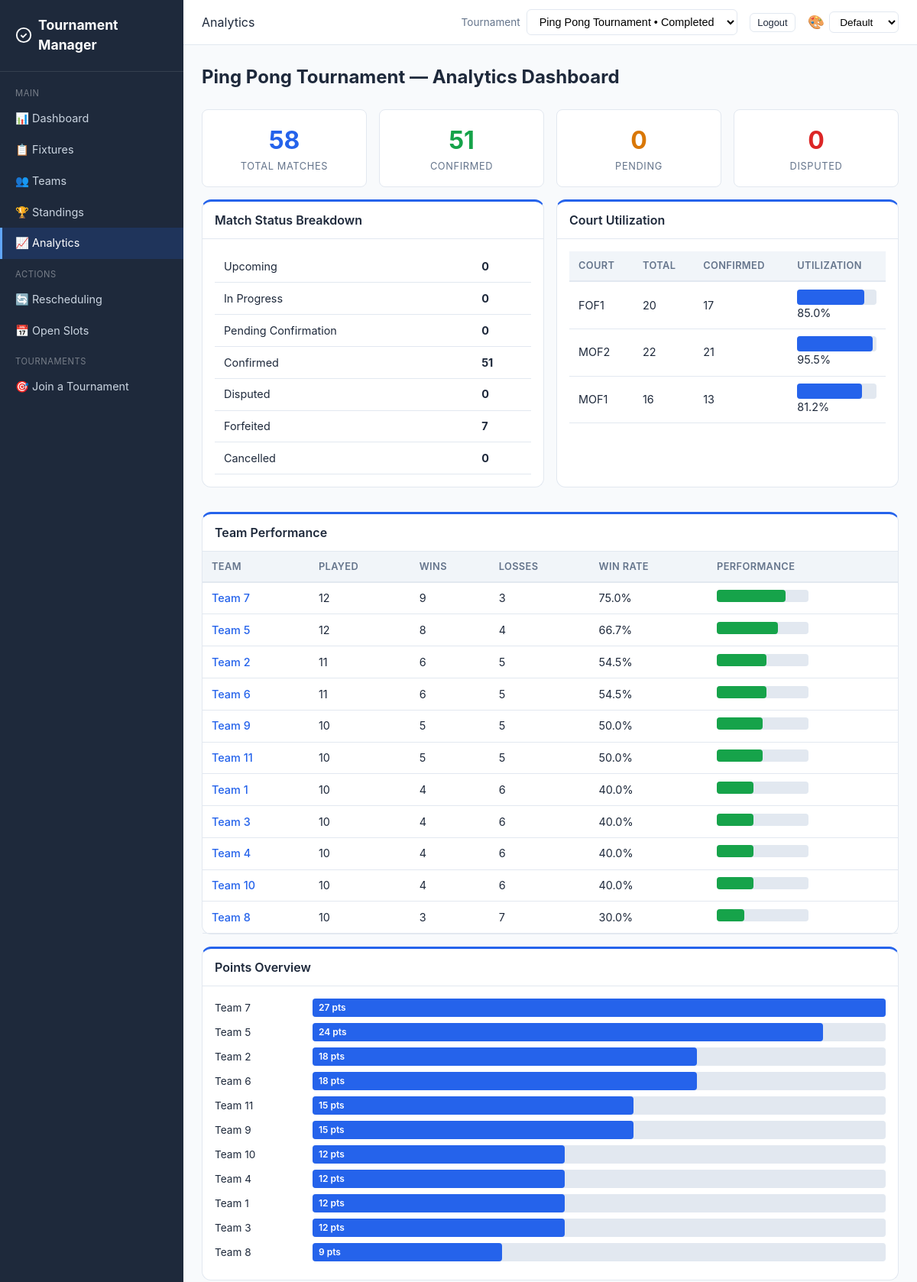
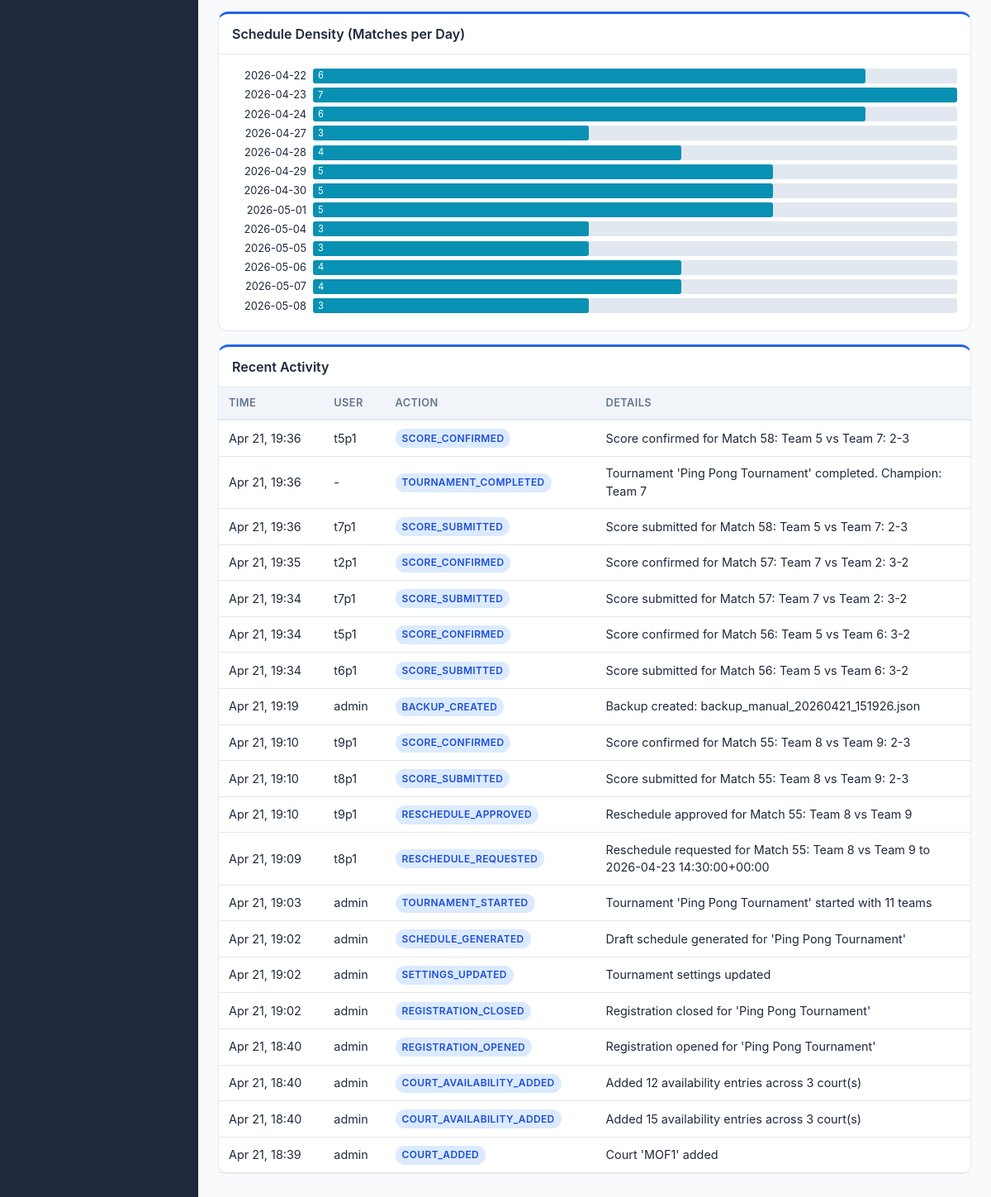
The app's page /analytics/ (signed in) with its own data (2 pictures, top to bottom).
### core/models.py (models this page shows, shortened)
class Tournament(models.Model):
    FORMAT_CHOICES = [
        ("round_robin", "Round Robin"),
        ("double_round_robin", "Double Round Robin"),
        ("knockout", "Knockout"),
        ("double_elimination", "Double Elimination"),
        ("consolation", "Consolation"),
        ("hybrid", "Hybrid (Groups + Knockout)"),
    ]
    SPORT_CHOICES = [
        ("badminton", "Badminton"),
        ("tennis", "Tennis"),
        ("volleyball", "Volleyball"),
        ("basketball", "Basketball"),
        ("soccer", "Soccer"),
        ("cricket", "Cricket"),
        ("table_tennis", "Table Tennis"),
        ("other", "Other"),
    ]
    WITHDRAWAL_POLICY_CHOICES = [
        ("forfeit", "Forfeit remaining matches"),
        ("void", "Void remaining matches"),
    ]
    name = models.CharField(max_length=200)
    sport_type = models.CharField(
        max_length=30, choices=SPORT_CHOICES, default="other",
        help_text="Type of sport for this tournament",
    )
    format = models.CharField(max_length=30, choices=FORMAT_CHOICES)
    players_per_team = models.IntegerField(
        default=1, help_text="Number of players required per team",
    )
    status = models.CharField(
        max_length=20,
        choices=[
            ("setup", "Setup"),
            ("registration_open", "Registration Open"),
            ("ready", "Ready for Scheduling"),
            ("scheduled", "Schedule Draft Ready"),
            ("active", "Active"),
            ("completed", "Completed"),
        ],
        default="setup",
    )
    created_at = models.DateTimeField(auto_now_add=True)
    started_at = models.DateTimeField(null=True, blank=True)
    completed_at = models.DateTimeField(null=True, blank=True)
    start_date = models.DateField(
        default=timezone.localdate,
        null=True,
        blank=True,
        help_text="Date from which automatic scheduling should begin",
    )
    expected_teams_count = models.PositiveIntegerField(
        default=0,
        blank=True,
        help_text="Expected number of teams before the tournament can start",
    )
    points_per_win = models.IntegerField(default=3)
    points_per_loss = models.IntegerField(default=0)
    points_per_draw = models.IntegerField(default=1)
    tiebreaker_order = models.TextField(
        default='["game_diff", "games_won", "head_to_head"]'
    )
    num_groups = models.IntegerField(default=2, help_text="For hybrid format")
    teams_per_group_advance = models.IntegerField(
        default=2, help_text="Teams advancing from each group"
    )
    withdrawal_policy = models.CharField(
        max_length=20, choices=WITHDRAWAL_POLICY_CHOICES, default="forfeit"
    )
    default_match_duration = models.IntegerField(
        default=30, help_text="Minutes per match"
    )
    champion = models.ForeignKey(
        "Team",
        null=True,
        blank=True,
        on_delete=models.SET_NULL,
        related_name="championships",
        help_text="Team that won the tournament",
    )
    def get_tiebreaker_order(self):
        return json.loads(self.tiebreaker_order)

class Court(models.Model):
    tournament = models.ForeignKey(
        Tournament, on_delete=models.CASCADE, related_name="courts"
    )
    name = models.CharField(max_length=100)
    is_available = models.BooleanField(default=True)
    class Meta:
        unique_together = ["tournament", "name"]

class Team(models.Model):
    STATUS_CHOICES = [
        ("active", "Active"),
        ("withdrawn", "Withdrawn"),
    ]
    user = models.ForeignKey(User, on_delete=models.CASCADE, related_name="captained_teams")
    tournament = models.ForeignKey(
        Tournament, on_delete=models.CASCADE, related_name="teams"
    )
    name = models.CharField(max_length=100)
    department = models.CharField(max_length=120, blank=True, default="")
    status = models.CharField(max_length=20, choices=STATUS_CHOICES, default="active")
    withdrawn_at = models.DateTimeField(null=True, blank=True)
    group = models.CharField(max_length=5, blank=True, default="")
    preferred_courts = models.ManyToManyField(Court, blank=True, related_name="preferred_by")
    availability_notes = models.TextField(blank=True, default="")
    seed = models.IntegerField(default=0)
    class Meta:
        unique_together = [["tournament", "name"], ["tournament", "user"]]

class AuditLog(models.Model):
    user = models.ForeignKey(
        User, on_delete=models.SET_NULL, null=True, blank=True
    )
    action = models.CharField(max_length=100)
    details = models.TextField(default="")
    ip_address = models.GenericIPAddressField(null=True, blank=True)
    timestamp = models.DateTimeField(auto_now_add=True)
    tournament = models.ForeignKey(
        Tournament, on_delete=models.CASCADE, null=True, blank=True, related_name="audit_logs"
    )
    class Meta:
        ordering = ["-timestamp"]

### core/views.py (the view)
# urls.py: path("analytics/", views.analytics_view, name="analytics"),
@login_required
def analytics_view(request):
    tournament = _get_tournament(request)
    if not tournament:
        return render(request, "core/analytics.html", _tournament_context(request, tournament))
    matches = tournament.matches.all()
    teams = tournament.teams.all()
    match_stats = {
        "total": matches.count(),
        "confirmed": matches.filter(status="confirmed").count(),
        "upcoming": matches.filter(status="upcoming").count(),
        "in_progress": matches.filter(status="in_progress").count(),
        "pending": matches.filter(status="pending_confirmation").count(),
        "disputed": matches.filter(status="disputed").count(),
        "forfeited": matches.filter(status="forfeited").count(),
        "cancelled": matches.filter(status="cancelled").count(),
    }
    courts = tournament.courts.all()
    court_stats = []
    for court in courts:
        total = matches.filter(court=court).count()
        confirmed = matches.filter(court=court, status="confirmed").count()
        court_stats.append({
            "court": court, "total_matches": total, "confirmed_matches": confirmed,
            "utilization": round(confirmed / total * 100, 1) if total > 0 else 0,
        })
    team_stats = []
    for team in teams.filter(status="active"):
        team_matches = matches.filter(Q(team1=team) | Q(team2=team))
        wins = team_matches.filter(winner=team).count()
        played = team_matches.filter(status__in=["confirmed", "forfeited"]).count()
        team_stats.append({
            "team": team, "played": played, "wins": wins, "losses": played - wins,
            "win_rate": round(wins / played * 100, 1) if played > 0 else 0,
        })
    team_stats.sort(key=lambda x: x["win_rate"], reverse=True)
    schedule_density = defaultdict(int)
    for m in matches.filter(scheduled_time__isnull=False):
        day = m.scheduled_time.strftime("%Y-%m-%d")
        schedule_density[day] += 1
    schedule_density = dict(sorted(schedule_density.items()))
    withdrawn = teams.filter(status="withdrawn")
    withdrawal_info = []
    for team in withdrawn:
        affected = matches.filter(Q(team1=team) | Q(team2=team), status__in=["forfeited", "cancelled"]).count()
        withdrawal_info.append({"team": team, "affected_matches": affected, "withdrawn_at": team.withdrawn_at})
    recent_logs = AuditLog.objects.filter(tournament=tournament).order_by("-timestamp")[:20]
    context = {
        "tournament": tournament, "match_stats": match_stats, "court_stats": court_stats,
        "team_stats": team_stats, "schedule_density": json.dumps(schedule_density),
        "withdrawal_info": withdrawal_info, "recent_logs": recent_logs,
    }
    if tournament.format in ("round_robin", "double_round_robin", "hybrid"):
        context["standings"] = calculate_standings(tournament)
    context.update(_tournament_context(request, tournament))
    return render(request, "core/analytics.html", context)

### templates/core/analytics.html (shortened to what this page needs)
{% extends "core/base.html" %}
{% block page_header %}Analytics{% endblock %}
{% block content %}
<h1 class="page-title">{% if tournament %}{{ tournament.name }} — {% endif %}Analytics Dashboard</h1>
{% if tournament %}
<div class="grid grid-4 mb-2">
    <div class="stat-card">
        <div class="stat-value">{{ match_stats.total }}</div>
        <div class="stat-label">Total Matches</div>
    </div>
    <div class="stat-card">
        <div class="stat-value" style="color:var(--success)">{{ match_stats.confirmed }}</div>
        <div class="stat-label">Confirmed</div>
    </div>
    <div class="stat-card">
        <div class="stat-value" style="color:var(--warning)">{{ match_stats.pending }}</div>
        <div class="stat-label">Pending</div>
    </div>
    <div class="stat-card">
        <div class="stat-value" style="color:var(--danger)">{{ match_stats.disputed }}</div>
        <div class="stat-label">Disputed</div>
    </div>
</div>
<div class="grid grid-2">
    <div class="card">
        <div class="card-header">Match Status Breakdown</div>
        <div class="card-body">
            <table>
                <tr><td>Upcoming</td><td><strong>{{ match_stats.upcoming }}</strong></td></tr>
                <tr><td>In Progress</td><td><strong>{{ match_stats.in_progress }}</strong></td></tr>
                <tr><td>Pending Confirmation</td><td><strong>{{ match_stats.pending }}</strong></td></tr>
                <tr><td>Confirmed</td><td><strong>{{ match_stats.confirmed }}</strong></td></tr>
                <tr><td>Disputed</td><td><strong>{{ match_stats.disputed }}</strong></td></tr>
                <tr><td>Forfeited</td><td><strong>{{ match_stats.forfeited }}</strong></td></tr>
                <tr><td>Cancelled</td><td><strong>{{ match_stats.cancelled }}</strong></td></tr>
            </table>
        </div>
    </div>
    <div class="card">
        <div class="card-header">Court Utilization</div>
        <div class="card-body">
            <table>
                <thead><tr><th>Court</th><th>Total</th><th>Confirmed</th><th>Utilization</th></tr></thead>
                <tbody>
                {% for cs in court_stats %}
                <tr>
                    <td>{{ cs.court.name }}</td>
                    <td>{{ cs.total_matches }}</td>
                    <td>{{ cs.confirmed_matches }}</td>
                    <td>
                        <div style="background:#e2e8f0;border-radius:4px;height:20px;width:100%;position:relative;">
                            <div style="background:var(--primary);border-radius:4px;height:20px;width:{{ cs.utilization }}%;"></div>
                        </div>
                        {{ cs.utilization }}%
                    </td>
                </tr>
                {% endfor %}
                </tbody>
            </table>
        </div>
    </div>
</div>
<div class="card mt-2">
    <div class="card-header">Team Performance</div>
    <div class="table-container">
    <table>
        <thead><tr><th>Team</th><th>Played</th><th>Wins</th><th>Losses</th><th>Win Rate</th><th>Performance</th></tr></thead>
        <tbody>
        {% for ts in team_stats %}
        <tr>
            <td><a href="{% url 'team_detail' pk=ts.team.pk %}">{{ ts.team.name }}</a></td>
            <td>{{ ts.played }}</td>
            <td>{{ ts.wins }}</td>
            <td>{{ ts.losses }}</td>
            <td>{{ ts.win_rate }}%</td>
            <td>
                <div style="background:#e2e8f0;border-radius:4px;height:16px;width:120px;display:inline-block;position:relative;">
                    <div style="background:var(--success);border-radius:4px;height:16px;width:{{ ts.win_rate }}%;"></div>
                </div>
            </td>
        </tr>
        {% endfor %}
        </tbody>
    </table>
    </div>
</div>
{% if standings %}
<div class="card mt-2">
    <div class="card-header">Points Overview</div>
    <div class="card-body">
        {% for s in standings %}
        <div class="d-flex align-center gap-1 mb-1">
            <span style="width:120px;font-size:0.85rem;">{{ s.team.name }}</span>
            <div style="flex:1;background:#e2e8f0;border-radius:4px;height:24px;position:relative;">
                {% widthratio s.points standings.0.points 100 as pct %}
                <div style="background:var(--primary);border-radius:4px;height:24px;width:{% widthratio s.points standings.0.points 100 %}%;display:flex;align-items:center;padding-left:0.5rem;">
                    <span style="color:white;font-size:0.75rem;font-weight:600;">{{ s.points }} pts</span>
                </div>
            </div>
        </div>
        {% endfor %}
    </div>
</div>
{% endif %}
<div class="card mt-2">
    <div class="card-header">Schedule Density (Matches per Day)</div>
    <div class="card-body" id="schedule-density"></div>
</div>
<div class="card mt-2">
    <div class="card-header">Recent Activity</div>
    <div class="table-container">
    <table>
        <thead><tr><th>Time</th><th>User</th><th>Action</th><th>Details</th></tr></thead>
        <tbody>
        {% for log in recent_logs %}
        <tr>
            <td style="white-space:nowrap;">{{ log.timestamp|date:"M d, H:i" }}</td>
            <td>{{ log.user.username|default:"-" }}</td>
            <td><span class="badge badge-upcoming">{{ log.action }}</span></td>
            <td style="max-width:400px;overflow:hidden;text-overflow:ellipsis;">{{ log.details|truncatechars:80 }}</td>
        </tr>
        {% endfor %}
        </tbody>
    </table>
    </div>
</div>
{% else %}
<p class="text-muted">No tournament data available.</p>
{% endif %}
{% endblock %}

### records on screen
Tournament: name "Ping Pong Tournament"
Court: court.name "FOF1", total_matches "20", confirmed_matches "17", utilization "85.0"
Court: court.name "MOF2", total_matches "22", confirmed_matches "21", utilization "95.5"
Court: court.name "MOF1", total_matches "16", confirmed_matches "13", utilization "81.2"
Team: team.name "Team 7", played "12", wins "9", losses "3", win_rate "75.0", points "27"
Team: team.name "Team 5", played "12", wins "8", losses "4", win_rate "66.7", points "24"
Team: team.name "Team 2", played "11", wins "6", losses "5", win_rate "54.5", points "18"
Team: team.name "Team 6", played "11", wins "6", losses "5", win_rate "54.5", points "18"
Team: team.name "Team 9", played "10", wins "5", losses "5", win_rate "50.0", points "15"
Team: team.name "Team 11", played "10", wins "5", losses "5", win_rate "50.0", points "15"
Team: team.name "Team 1", played "10", wins "4", losses "6", win_rate "40.0", points "12"
Team: team.name "Team 3", played "10", wins "4", losses "6", win_rate "40.0", points "12"
Team: team.name "Team 4", played "10", wins "4", losses "6", win_rate "40.0", points "12"
Team: team.name "Team 10", played "10", wins "4", losses "6", win_rate "40.0", points "12"
Team: team.name "Team 8", played "10", wins "3", losses "7", win_rate "30.0", points "9"
AuditLog: timestamp "Apr 21, 19:36", user.username "t5p1", action "SCORE_CONFIRMED", details "Score confirmed for Match 58: Team 5 vs Team 7: 2-3"
AuditLog: timestamp "Apr 21, 19:36", user.username "-", action "TOURNAMENT_COMPLETED", details "Tournament 'Ping Pong Tournament' completed. Champion: Team 7"
AuditLog: timestamp "Apr 21, 19:36", user.username "t7p1", action "SCORE_SUBMITTED", details "Score submitted for Match 58: Team 5 vs Team 7: 2-3"
AuditLog: timestamp "Apr 21, 19:35", user.username "t2p1", action "SCORE_CONFIRMED", details "Score confirmed for Match 57: Team 7 vs Team 2: 3-2"
AuditLog: timestamp "Apr 21, 19:34", user.username "t7p1", action "SCORE_SUBMITTED", details "Score submitted for Match 57: Team 7 vs Team 2: 3-2"
AuditLog: timestamp "Apr 21, 19:34", user.username "t5p1", action "SCORE_CONFIRMED", details "Score confirmed for Match 56: Team 5 vs Team 6: 3-2"
AuditLog: timestamp "Apr 21, 19:34", user.username "t6p1", action "SCORE_SUBMITTED", details "Score submitted for Match 56: Team 5 vs Team 6: 3-2"
AuditLog: timestamp "Apr 21, 19:19", user.username "admin", action "BACKUP_CREATED", details "Backup created: backup_manual_20260421_151926.json"
AuditLog: timestamp "Apr 21, 19:10", user.username "t9p1", action "SCORE_CONFIRMED", details "Score confirmed for Match 55: Team 8 vs Team 9: 2-3"
AuditLog: timestamp "Apr 21, 19:10", user.username "t8p1", action "SCORE_SUBMITTED", details "Score submitted for Match 55: Team 8 vs Team 9: 2-3"
AuditLog: timestamp "Apr 21, 19:10", user.username "t9p1", action "RESCHEDULE_APPROVED", details "Reschedule approved for Match 55: Team 8 vs Team 9"
AuditLog: timestamp "Apr 21, 19:09", user.username "t8p1", action "RESCHEDULE_REQUESTED", details "Reschedule requested for Match 55: Team 8 vs Team 9 to 2026-04-23 14:30:00+00:00"
AuditLog: timestamp "Apr 21, 19:03", user.username "admin", action "TOURNAMENT_STARTED", details "Tournament 'Ping Pong Tournament' started with 11 teams"
AuditLog: timestamp "Apr 21, 19:02", user.username "admin", action "SCHEDULE_GENERATED", details "Draft schedule generated for 'Ping Pong Tournament'"
AuditLog: timestamp "Apr 21, 19:02", user.username "admin", action "SETTINGS_UPDATED", details "Tournament settings updated"
AuditLog: timestamp "Apr 21, 19:02", user.username "admin", action "REGISTRATION_CLOSED", details "Registration closed for 'Ping Pong Tournament'"
AuditLog: timestamp "Apr 21, 18:40", user.username "admin", action "REGISTRATION_OPENED", details "Registration opened for 'Ping Pong Tournament'"
AuditLog: timestamp "Apr 21, 18:40", user.username "admin", action "COURT_AVAILABILITY_ADDED", details "Added 12 availability entries across 3 court(s)"
AuditLog: timestamp "Apr 21, 18:40", user.username "admin", action "COURT_AVAILABILITY_ADDED", details "Added 15 availability entries across 3 court(s)"
AuditLog: timestamp "Apr 21, 18:39", user.username "admin", action "COURT_ADDED", details "Court 'MOF1' added"

### other values on screen
{{ match_stats.total }} "58"
{{ match_stats.confirmed }} "51"
{{ match_stats.pending }} "0"
{{ match_stats.disputed }} "0"
{{ match_stats.upcoming }} "0"
{{ match_stats.in_progress }} "0"
{{ match_stats.forfeited }} "7"
{{ match_stats.cancelled }} "0"
form field tournament_id "Ping Pong Tournament • Completed"
